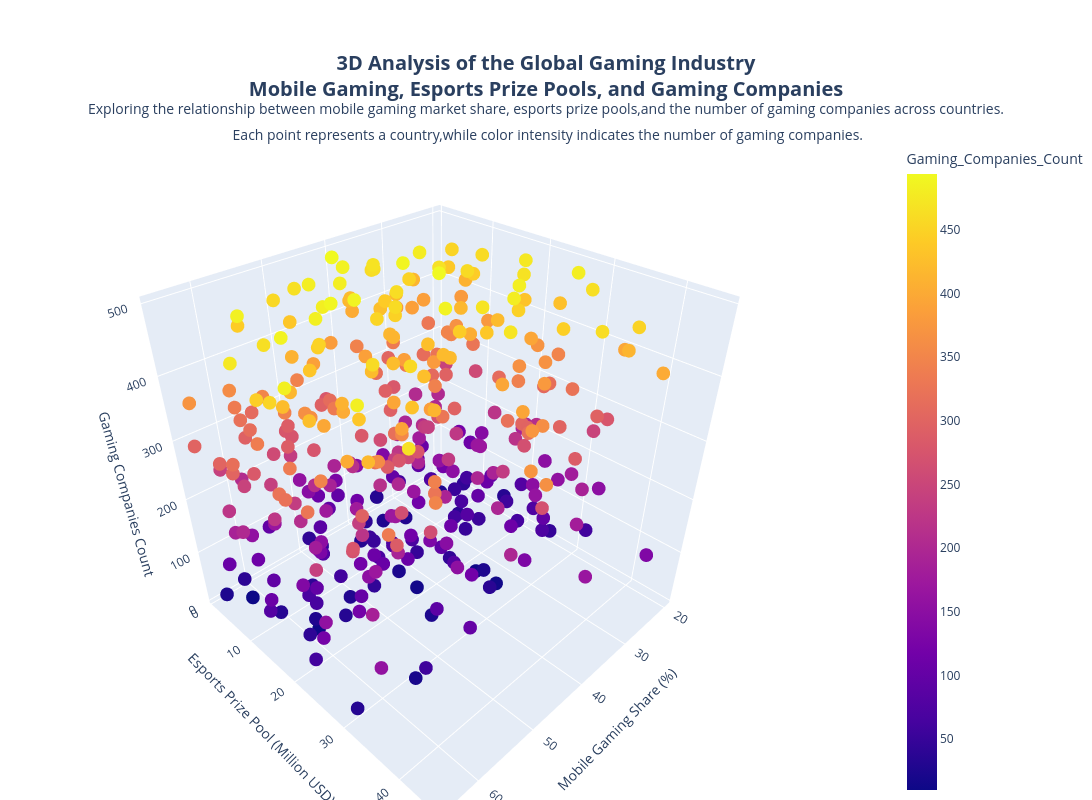

The notebook cell saved with this chart:
### Markdown cell above
### 3D Graph

### Code cell
fig = px.scatter_3d(
    df,
    x="Mobile_Gaming_Share",
    y="Esports_PrizePool_MillionUSD",
    z="Gaming_Companies_Count",
    color="Gaming_Companies_Count",
    hover_name="Country",
    title=(
        "<b>3D Analysis of the Global Gaming Industry</b><br>"
        "<b>Mobile Gaming, Esports Prize Pools, and Gaming Companies</b><br>"
        "<sup>Exploring the relationship between mobile gaming market share, esports prize pools,and the number of gaming companies across countries.</br> "
        "Each point represents a country,while color intensity indicates the number of gaming companies.</sup>"
        )
)
fig.update_layout(
    title={
        "x": 0.5,
        "xanchor": "center",
        "font": {"size": 20}
    },
    width=1100,
    height=800,
    margin=dict(l=0, r=0, t=140, b=0), 
    scene=dict(
        xaxis_title="Mobile Gaming Share (%)",
        yaxis_title="Esports Prize Pool (Million USD)",
        zaxis_title="Gaming Companies Count"
    )
)
fig.show()

### Figure 1 — Plotly figure (JSON) as saved in the notebook; plotly's stock layout.template omitted (floating-point values rounded to 4 significant figures; data arrays with more than 128 entries replaced by an {"elided": "..."} marker saying what was removed)
{"data": [{"hovertemplate": "<b>%{hovertext}</b><br><br>Mobile_Gaming_Share=%{x}<br>Esports_PrizePool_MillionUSD=%{y}<br>Gaming_Companies_Count=%{marker.color}<extra></extra>", "hovertext": {"elided": "400 str values"}, "legendgroup": "", "marker": {"color": {"elided": "400 int values"}, "coloraxis": "coloraxis", "symbol": "circle"}, "mode": "markers", "name": "", "scene": "scene", "showlegend": false, "type": "scatter3d", "x": {"elided": "400 float values"}, "y": {"elided": "400 float values"}, "z": {"elided": "400 int values"}}], "layout": {"coloraxis": {"colorbar": {"title": {"text": "Gaming_Companies_Count"}}, "colorscale": [[0, "#0d0887"], [0.1111, "#46039f"], [0.2222, "#7201a8"], [0.3333, "#9c179e"], [0.4444, "#bd3786"], [0.5556, "#d8576b"], [0.6667, "#ed7953"], [0.7778, "#fb9f3a"], [0.8889, "#fdca26"], [1, "#f0f921"]]}, "height": 800, "legend": {"tracegroupgap": 0}, "margin": {"b": 0, "l": 0, "r": 0, "t": 140}, "scene": {"domain": {"x": [0, 1], "y": [0, 1]}, "xaxis": {"title": {"text": "Mobile Gaming Share (%)"}}, "yaxis": {"title": {"text": "Esports Prize Pool (Million USD)"}}, "zaxis": {"title": {"text": "Gaming Companies Count"}}}, "title": {"font": {"size": 20}, "text": "<b>3D Analysis of the Global Gaming Industry</b><br><b>Mobile Gaming, Esports Prize Pools, and Gaming Companies</b><br><sup>Exploring the relationship between mobile gaming market share, esports prize pools,and the number of gaming companies across countries.</br> Each point represents a country,while color intensity indicates the number of gaming companies.</sup>", "x": 0.5, "xanchor": "center"}, "width": 1100}}
